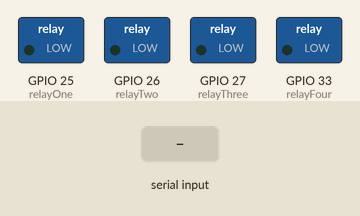
Simulated run of this sketch. Board: ESP32. On the bench: switched loads named in the sketch (green lamp = pin HIGH). The inputs (shaded band) are chosen by the test bench. WiFi joins after 1.5 s; servers stay silent unless stated; what the sketch prints to the serial monitor is not drawn.

Above: at 0.1 s.
At 2.7 s:
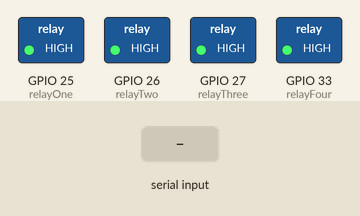
2.8 s: "Prestamo,1\n" received over the second serial link
4.3 s: "Prestamo,150\n" received over the second serial link
5.8 s: "Extension,1\n" received over the second serial link
Timing chart, 0 to 8.8 s (numbered marks = the images above; inputs shaded):
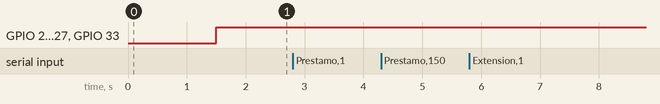

Measured:
- after the input at 2.8 s, every drawn part: stays the same
- after the input at 4.3 s, every drawn part: stays the same
- after the input at 5.8 s, every drawn part: stays the same

The sketch:

final-techbox.ino
```cpp
#include <SoftwareSerial.h> //Para el ESP32 se necesita la libreria EspSoftwareSerial by Dirk Kaar, Peter Lerup
#include <WiFi.h>
#include <FirebaseESP32.h>

SoftwareSerial mySerial(16, 17); // TX (amarillo), RX (verde) //Necesario para el escaner QR

//Pines de los relevadores
const byte relayOne = 25;
const byte relayTwo = 26;
const byte relayThree = 27;
const byte relayFour = 33;

//Conexión WIFI
#define WIFI_SSID "IZZI-AB02"
#define WIFI_PASSWORD "3C046117AB02"

//Configuración de Firebase
/* Definir credenciales de Firebase */
#define API_KEY "AIzaSyCTczQ8QXbdH0o0oRzz9ZMCLDvR1jOlGS0"
#define DATABASE_URL "pruebas-f0910-default-rtdb.firebaseio.com"
#define USER_EMAIL "techhboxinc@gmail.com"
#define USER_PASSWORD "prueba123"

/* Definir objeto de datos de Firebase */
FirebaseData fbdo;

/* Configurar autenticación y configuración de Firebase */
FirebaseAuth auth;
FirebaseConfig config;

unsigned long sendDataPrevMillis = 0;

unsigned long count = 0;

//Fin configuración de firebase

void setup() {
  //Inicia setup del scanner QR
  Serial.begin(115200);
  mySerial.begin(9600);
  Serial.println("Inicializando GM60...");
  //Fin setup QR

  //Conexión WIFI
  WiFi.begin(WIFI_SSID, WIFI_PASSWORD);
  Serial.print("Connecting to Wi-Fi");
  while (WiFi.status() != WL_CONNECTED)
  {
    Serial.print(".");
    delay(300);
  }
  Serial.println();
  Serial.print("Connected with IP: ");
  Serial.println(WiFi.localIP());
  Serial.println();
  //FIN conexion WIFI

  //Configuración Firebase
  /* Configurar credenciales de Firebase */
  config.api_key = API_KEY;
  auth.user.email = USER_EMAIL;
  auth.user.password = USER_PASSWORD;
  config.database_url = DATABASE_URL;


  /* Iniciar conexión con Firebase */
  Firebase.begin(&config, &auth);
  //Fin configuración firebase

  //Inicia setup de relés
  pinMode(relayOne, OUTPUT);
  pinMode(relayTwo, OUTPUT);
  pinMode(relayThree, OUTPUT);
  pinMode(relayFour, OUTPUT);
  //Fin setup relés

}

// Variable de estado para rastrear si se ha leído un código QR recientemente
bool qrReadRecently = false;

//variables para el json
String qrCode = "";  // Inicializa una cadena vacía para almacenar el código QR, debe tener formato como este: Tipo:Prestamo,Matricula:1121120162,Articulo:Extension, Cantidad:1,Fecha:02-03-24
String qrMatricula = "";
String qrArticulo = "";
int qrCantidad = 0;
String qrDate = "";
//fin variables json

void loop() {
    if (mySerial.available() > 0) { //para saber si se esta escaneando algo
      Serial.println("Puedes escanear");
      // Lee los datos hasta que se reciba un carácter de nueva línea
      while (mySerial.available()) { //para agregar lo que se escanea a una variable, ver si se puede optimizar
        char input = mySerial.read();
        Serial.print(input);
        qrCode += input;  // Concatena los caracteres para formar el código QR
        delay(5);
      }

      Serial.println();

      /*//PRESTAMO
      if(!qrCode.isEmpty() && qrCode.indexOf("Prestamo") != -1){
        Serial.println("Se esta realizando un prestamo");
        if(qrCode.indexOf("Extension") != -1){
          Serial.println("Encendiendo relay uno");
          digitalWrite(relayOne, LOW);
          delay(3000);
          digitalWrite(relayOne, HIGH);
        }else if(qrCode.indexOf("Ethernet") != -1){
          Serial.println("Encendiendo relay dos");
          digitalWrite(relayTwo, LOW);
          delay(3000);
          digitalWrite(relayTwo, HIGH);
        }else if(qrCode.indexOf("Adaptador") != -1 ){
          Serial.println("Encendiendo relay tres");
          digitalWrite(relayThree, LOW);
          delay(3000);
          digitalWrite(relayThree, HIGH);
        }else if(qrCode.indexOf("HDMI") != -1){
          Serial.println("Encendiendo relay cuatro");
          digitalWrite(relayFour, LOW);
          delay(3000);
          digitalWrite(relayFour, HIGH);
        }
          //DEVOLUCION
      }else if(!qrCode.isEmpty() && qrCode.indexOf("Devolucion") != -1){
        Serial.println("Se está realizando una devolución");
        if(qrCode.indexOf("Extension") != -1){
          Serial.println("Devolver Extension");
        }else if(qrCode.indexOf("Ethernet") != -1){
          Serial.println("Devolver Ethernet");
        }else if(qrCode.indexOf("Adaptador") != -1){
          Serial.println("Devolver adaptador");
        }else if(qrCode.indexOf("HDMI") != -1){
          Serial.println("Devolver HDMI");
        }

      }else{
        Serial.println("QR invalido");
      }//end if saber si es prestamo o devolucion*/

      processQRCode(qrCode);

      qrCode = "";
    }else {
      // Si no hay datos disponibles, asegúrate de que el relé esté activado (osease, desactivado)
      digitalWrite(relayOne, HIGH);
      digitalWrite(relayTwo, HIGH);
      digitalWrite(relayThree, HIGH);
      digitalWrite(relayFour, HIGH);
    }//fin lectura qr

}//fin loop

void processQRCode(String qrCode){
  //PRESTAMO
      if(!qrCode.isEmpty() && qrCode.indexOf("Prestamo") != -1){
        Serial.println("Se esta realizando un prestamo");
        if(qrCode.indexOf("Extension") != -1){
          Serial.println("Encendiendo relay uno");
          digitalWrite(relayOne, LOW);
          delay(3000);
          digitalWrite(relayOne, HIGH);
        }else if(qrCode.indexOf("Ethernet") != -1){
          Serial.println("Encendiendo relay dos");
          digitalWrite(relayTwo, LOW);
          delay(3000);
          digitalWrite(relayTwo, HIGH);
        }else if(qrCode.indexOf("Adaptador") != -1 ){
          Serial.println("Encendiendo relay tres");
          digitalWrite(relayThree, LOW);
          delay(3000);
          digitalWrite(relayThree, HIGH);
        }else if(qrCode.indexOf("HDMI") != -1){
          Serial.println("Encendiendo relay cuatro");
          digitalWrite(relayFour, LOW);
          delay(3000);
          digitalWrite(relayFour, HIGH);
        }
        sendDataToFirebase(qrCode);
          //DEVOLUCION
      }else if(!qrCode.isEmpty() && qrCode.indexOf("Devolucion") != -1){
        Serial.println("Se está realizando una devolución");
        if(qrCode.indexOf("Extension") != -1){
          Serial.println("Devolver Extension");
        }else if(qrCode.indexOf("Ethernet") != -1){
          Serial.println("Devolver Ethernet");
        }else if(qrCode.indexOf("Adaptador") != -1){
          Serial.println("Devolver adaptador");
        }else if(qrCode.indexOf("HDMI") != -1){
          Serial.println("Devolver HDMI");
        }

      }else{
        Serial.println("QR invalido");
      }
}

void sendDataToFirebase(String qrCode){
    // Firebase.ready() should be called repeatedly to handle authentication tasks.
  if (Firebase.ready() && (millis() - sendDataPrevMillis > 15000 || sendDataPrevMillis == 0))
  {
    sendDataPrevMillis = millis();

    // For the usage of FirebaseJson, see examples/FirebaseJson/BasicUsage/Create_Edit_Parse.ino
    FirebaseJson json;

    //extraccion del qr a la matricula
    qrMatricula = extractValue(qrCode, "Matricula");
    qrArticulo = extractValue(qrCode, "Articulo");
    qrCantidad = extractValue(qrCode, "Cantidad").toInt();
    qrDate = extractValue(qrCode, "Fecha");

    // Agrega los datos al objeto JSON
    json.add("userRegistration", qrMatricula);
    json.add("amount", qrCantidad);
    json.add("item", qrArticulo);
    json.add("date", qrDate);

    //json.setJsonData(qrCode.c_str());

    // Genera un identificador único para el nuevo elemento y envía el objeto JSON a Firebase
    String pathActive = "/loans/active";
    String pathHistory = "/loans/history";

    // Enviar a /loans/active
    if (Firebase.pushJSON(fbdo, pathActive, json)) {
      Serial.println("JSON enviado exitosamente a /loans/active");
      Serial.println("ID único generado: " + fbdo.pushName());
    } else {
      Serial.println("Error al enviar JSON a /loans/active: " + fbdo.errorReason());
    }

    // Enviar a /loans/history
    if (Firebase.pushJSON(fbdo, pathHistory, json)) {
      Serial.println("JSON enviado exitosamente a /loans/history");
      Serial.println("ID único generado: " + fbdo.pushName());
    } else {
      Serial.println("Error al enviar JSON a /loans/history: " + fbdo.errorReason());
    }
  }else
  {
    Serial.println("Firebase no está listo");
  }//fin firebase ready
}//fin funcion sendDataToFirebase

//función utilizada en la otra funcion sendDataToFirebase para poder extrar campos del qr
String extractValue(String data, String field){
  int start = data.indexOf(field + ":") + field.length() + 1;
  int end = data.indexOf(",", start);
  if (end == -1) { // If there is no comma, then this is the last field.
      end = data.length();
  }

  if (start != -1 && end != -1) {
      String extracted = data.substring(start, end);
      extracted.trim(); // Remove leading and trailing whitespace
      return extracted;
  } else {
      return "";
  }
}//fin funcion extractValue
```
